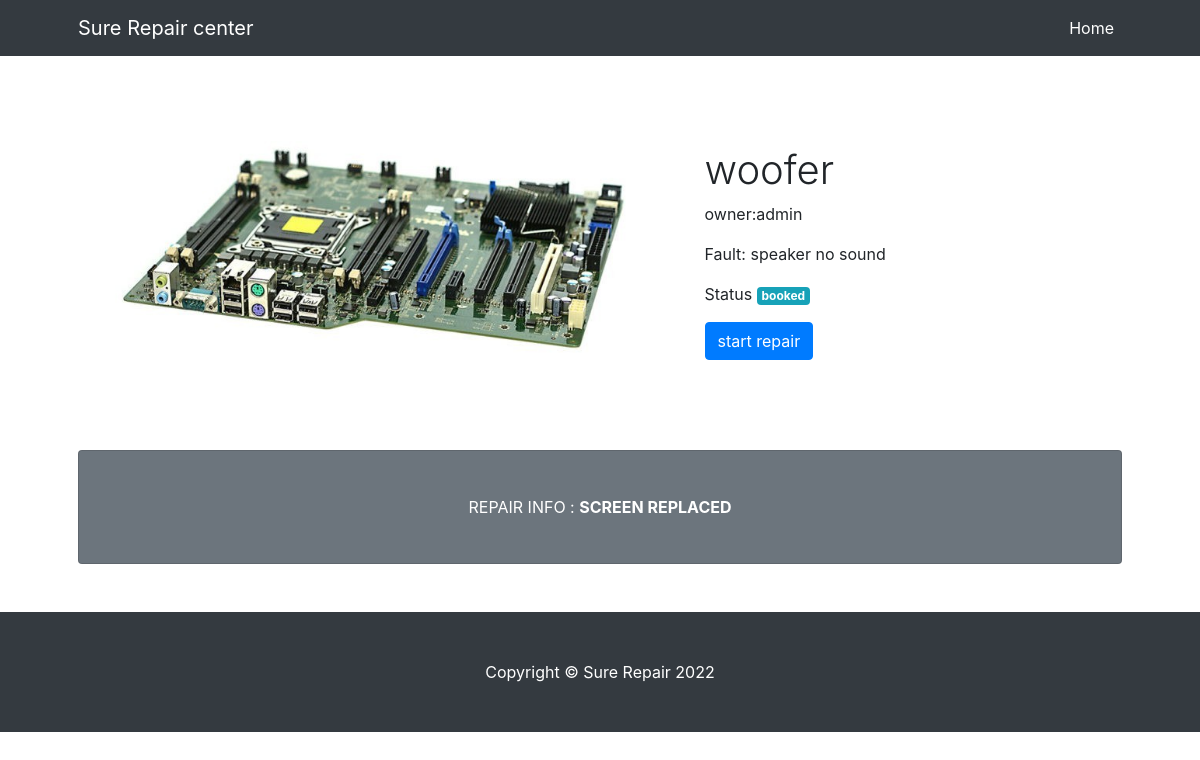
Before: /view_device/oH01i5tdSvsq99XU3eleQlqU8GWfLVU2 (signed in) with the older database file.
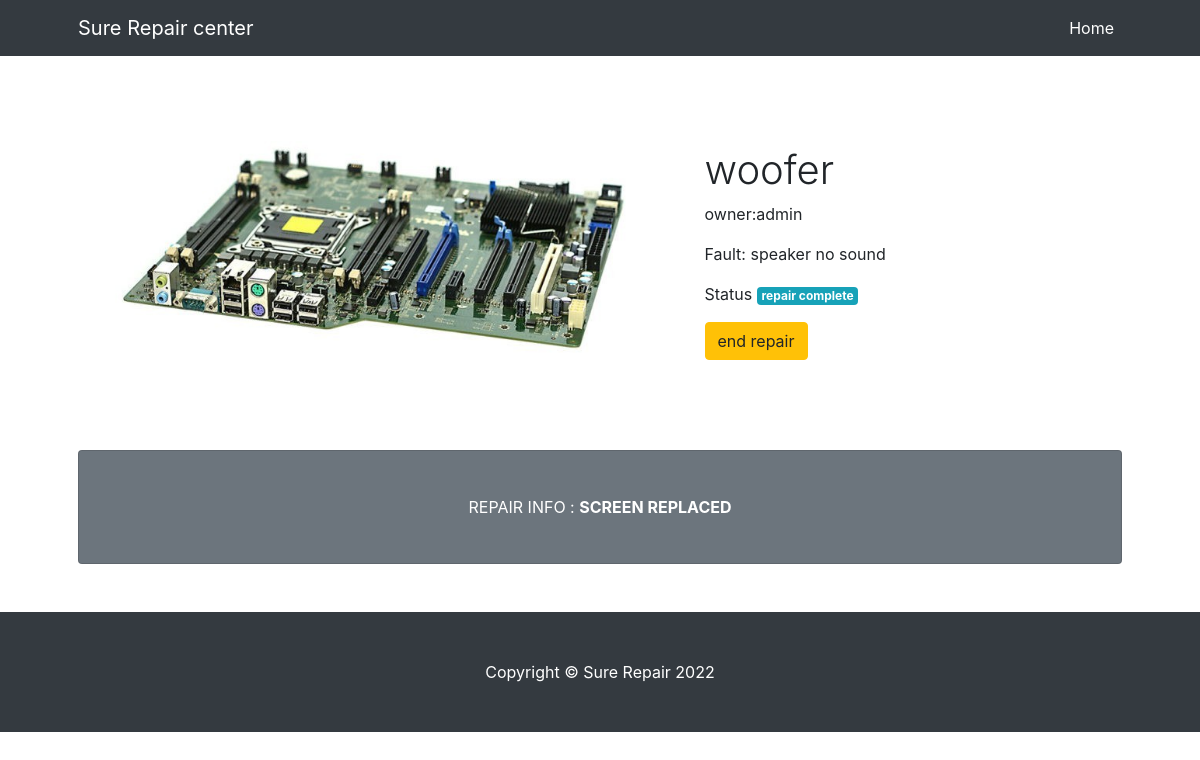
After: the same page with the newer database file.
### app/models.py (models this page shows, shortened)
class Device(db.Model):
    id=db.Column(db.Integer,primary_key=True)
    name=db.Column(db.String(255))
    model=db.Column(db.String(100))
    fault=db.Column(db.String(255))
    device_key=db.Column(db.String(255))
    user_id=db.Column(db.Integer,db.ForeignKey('user.id'))
    repair_price=db.Column(db.Integer(),default=0)
    status=db.Column(db.String(100),default='booked')
    tech_resolution=db.Column(db.String(255),default='none')

class User(db.Model,UserMixin):
    id = db.Column(db.Integer, primary_key=True)
    username = db.Column(db.String(64), index=True, unique=True)
    email = db.Column(db.String(120), index=True, unique=True)
    password = db.Column(db.String(128))
    is_admin=db.Column(db.Boolean())
    is_technician=db.Column(db.Boolean())
    user_key=db.Column(db.String(255))
    type=db.Column(db.String(55),default='normal')
    phone=db.Column(db.Integer)
    devices=db.relationship('Device',backref='user',lazy='dynamic')

### app/routes.py (the view)
@app.route('/view_device/<dvk>',methods=['GET','POST'])
@login_required
def view_device(dvk):
    device=Device.query.filter_by(device_key=dvk).first()
    return render_template('view_device.html',device=device)

### app/models.py (called while the page is built)
@loginmanager.user_loader
def load_user(id):
    return User.query.get(int(id))

### app/templates/view_device.html (shortened to what this page needs)
<!DOCTYPE html>
<html lang="en">
    <head>
        <link href="{{url_for('static',filename='css/styles.css')}}" rel="stylesheet" />
        <link rel="stylesheet" href="https://cdn.jsdelivr.net/npm/bootstrap@4.0.0/dist/css/bootstrap.min.css">
    </head>
    <body>
        <nav class="navbar navbar-expand-lg navbar-dark bg-dark">
            <div class="container px-5">
                <a class="navbar-brand" href="#!">Sure Repair center</a>
                <div class="collapse navbar-collapse" id="navbarSupportedContent">
                    <ul class="navbar-nav ms-auto mb-2 mb-lg-0">
                        <li class="nav-item"><a class="nav-link active" aria-current="page" href="{{url_for('index')}}">Home</a></li>
                    </ul>
                </div>
            </div>
        </nav>
        <div class="container px-4 px-lg-5">
            <div class="row gx-4 gx-lg-5 align-items-center my-5">
                <div class="col-lg-7"><img class="img-fluid rounded mb-4 mb-lg-0" src="{{url_for('static',filename='pic1.jpg')}}" alt="..." /></div>
                <div class="col-lg-5">
                    <h1 class="font-weight-light">{{device.name}}</h1>
                    <p>owner:{{device.user.username}}</p>
                    <p>Fault: {{device.fault}}</p>
                  <p>Status <span class="badge badge-info">{{device.status}}</span><p></p>
                     {% if device.status=='booked' and device.status!='repair complete'%}
                    <a class="btn btn-primary sm" href="{{url_for('start_repair',dvk=device.device_key)}}">start repair</a>
                    {%else%}
                    <a class="btn btn-warning sm" href="{{url_for('start_repair',dvk=device.device_key)}}">end repair</a>
                    {%endif%}
                </div>
            </div>
            <div class="card text-white bg-secondary my-5 py-4 text-center">
                <div class="card-body"><p class="text-white m-0">REPAIR INFO : <b>SCREEN REPLACED</b></p></div>
            </div>
        </div>
        <footer class="py-5 bg-dark">
            <div class="container px-4 px-lg-5"><p class="m-0 text-center text-white">Copyright &copy; Sure Repair 2022</p></div>
        </footer>
    </body>
</html>

Changed rows visible on the page:
changed Device "woofer": status "booked" → "repair complete"
Other visible differences:
text no longer shown: "start repair"
text now shown: "end repair"
